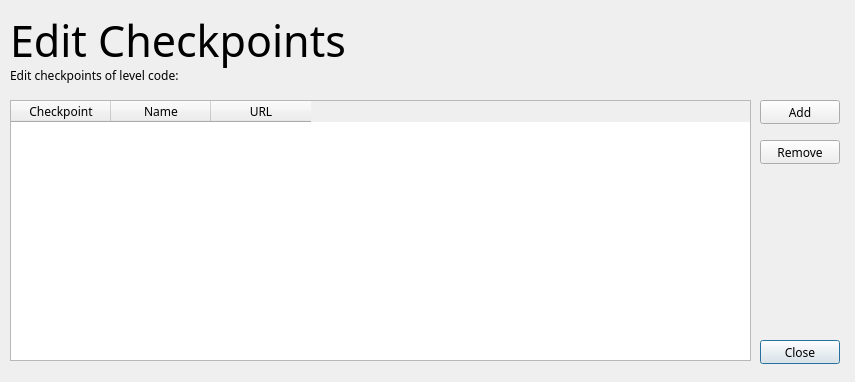
<?xml version="1.0" encoding="UTF-8"?>
<ui version="4.0">
 <class>editChk</class>
 <widget class="QDialog" name="editChk">
  <property name="windowModality">
   <enum>Qt::WindowModality::WindowModal</enum>
  </property>
  <property name="geometry">
   <rect>
    <x>0</x>
    <y>0</y>
    <width>855</width>
    <height>382</height>
   </rect>
  </property>
  <property name="font">
   <font>
    <family>Noto Sans</family>
   </font>
  </property>
  <property name="windowTitle">
   <string>Edit Custom Checkpoints</string>
  </property>
  <widget class="QPushButton" name="closeButton">
   <property name="geometry">
    <rect>
     <x>760</x>
     <y>340</y>
     <width>80</width>
     <height>24</height>
    </rect>
   </property>
   <property name="text">
    <string>Close</string>
   </property>
  </widget>
  <widget class="QLabel" name="label">
   <property name="geometry">
    <rect>
     <x>10</x>
     <y>10</y>
     <width>831</width>
     <height>61</height>
    </rect>
   </property>
   <property name="font">
    <font>
     <family>Courier Prime</family>
     <pointsize>32</pointsize>
     <bold>false</bold>
    </font>
   </property>
   <property name="text">
    <string>Edit Checkpoints</string>
   </property>
  </widget>
  <widget class="QTableWidget" name="table">
   <property name="geometry">
    <rect>
     <x>10</x>
     <y>100</y>
     <width>741</width>
     <height>261</height>
    </rect>
   </property>
   <property name="showDropIndicator" stdset="0">
    <bool>true</bool>
   </property>
   <property name="sortingEnabled">
    <bool>true</bool>
   </property>
   <attribute name="horizontalHeaderVisible">
    <bool>true</bool>
   </attribute>
   <attribute name="verticalHeaderVisible">
    <bool>false</bool>
   </attribute>
   <column>
    <property name="text">
     <string>Checkpoint</string>
    </property>
   </column>
   <column>
    <property name="text">
     <string>Name</string>
    </property>
   </column>
   <column>
    <property name="text">
     <string>URL</string>
    </property>
   </column>
  </widget>
  <widget class="QPushButton" name="addButton">
   <property name="geometry">
    <rect>
     <x>760</x>
     <y>100</y>
     <width>80</width>
     <height>24</height>
    </rect>
   </property>
   <property name="text">
    <string>Add</string>
   </property>
  </widget>
  <widget class="QPushButton" name="removeButton">
   <property name="geometry">
    <rect>
     <x>760</x>
     <y>140</y>
     <width>80</width>
     <height>24</height>
    </rect>
   </property>
   <property name="text">
    <string>Remove</string>
   </property>
  </widget>
  <widget class="QLabel" name="label_2">
   <property name="geometry">
    <rect>
     <x>10</x>
     <y>60</y>
     <width>741</width>
     <height>31</height>
    </rect>
   </property>
   <property name="text">
    <string>Edit checkpoints of level code: </string>
   </property>
  </widget>
 </widget>
 <resources/>
 <connections/>
</ui>
